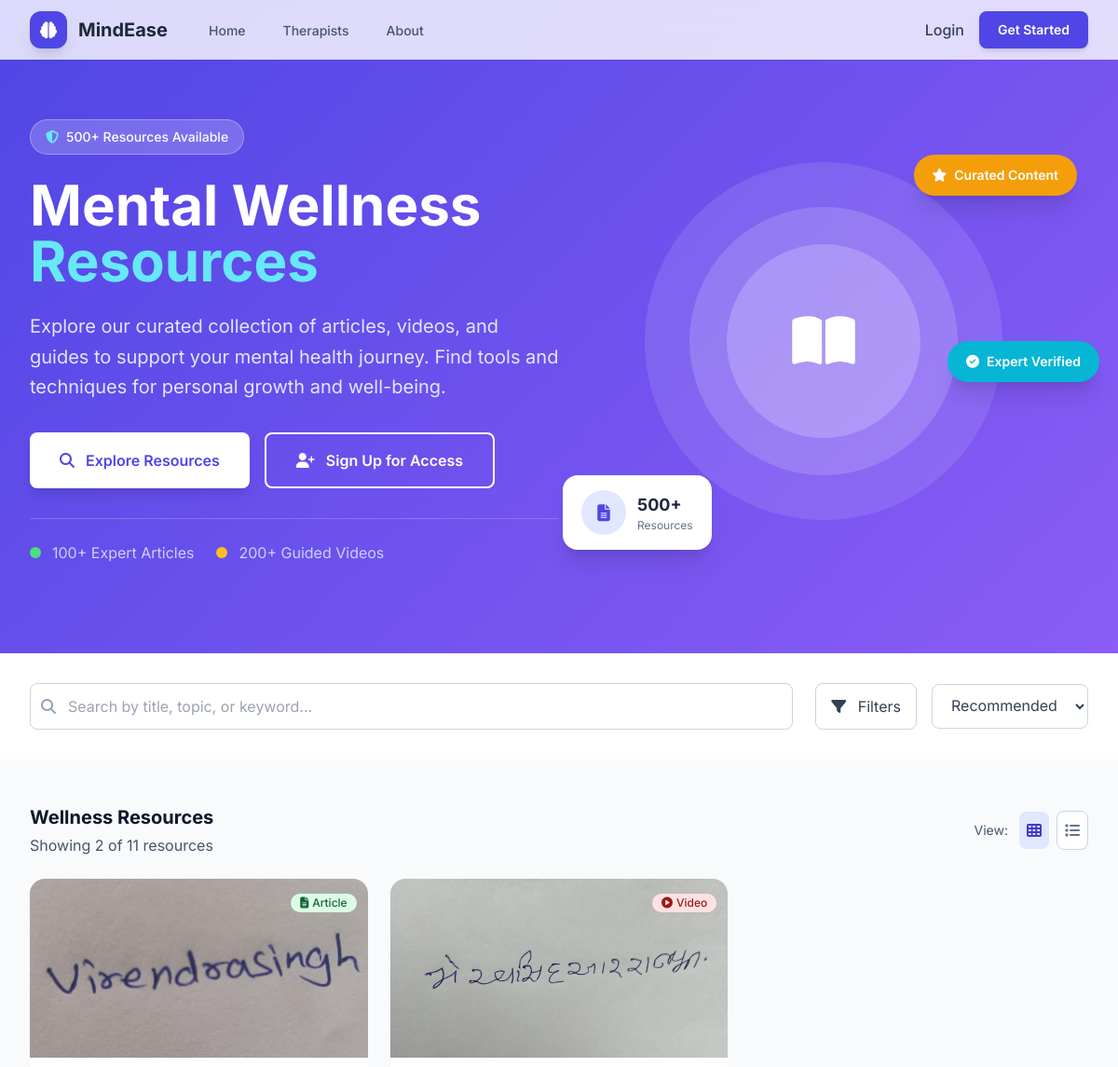
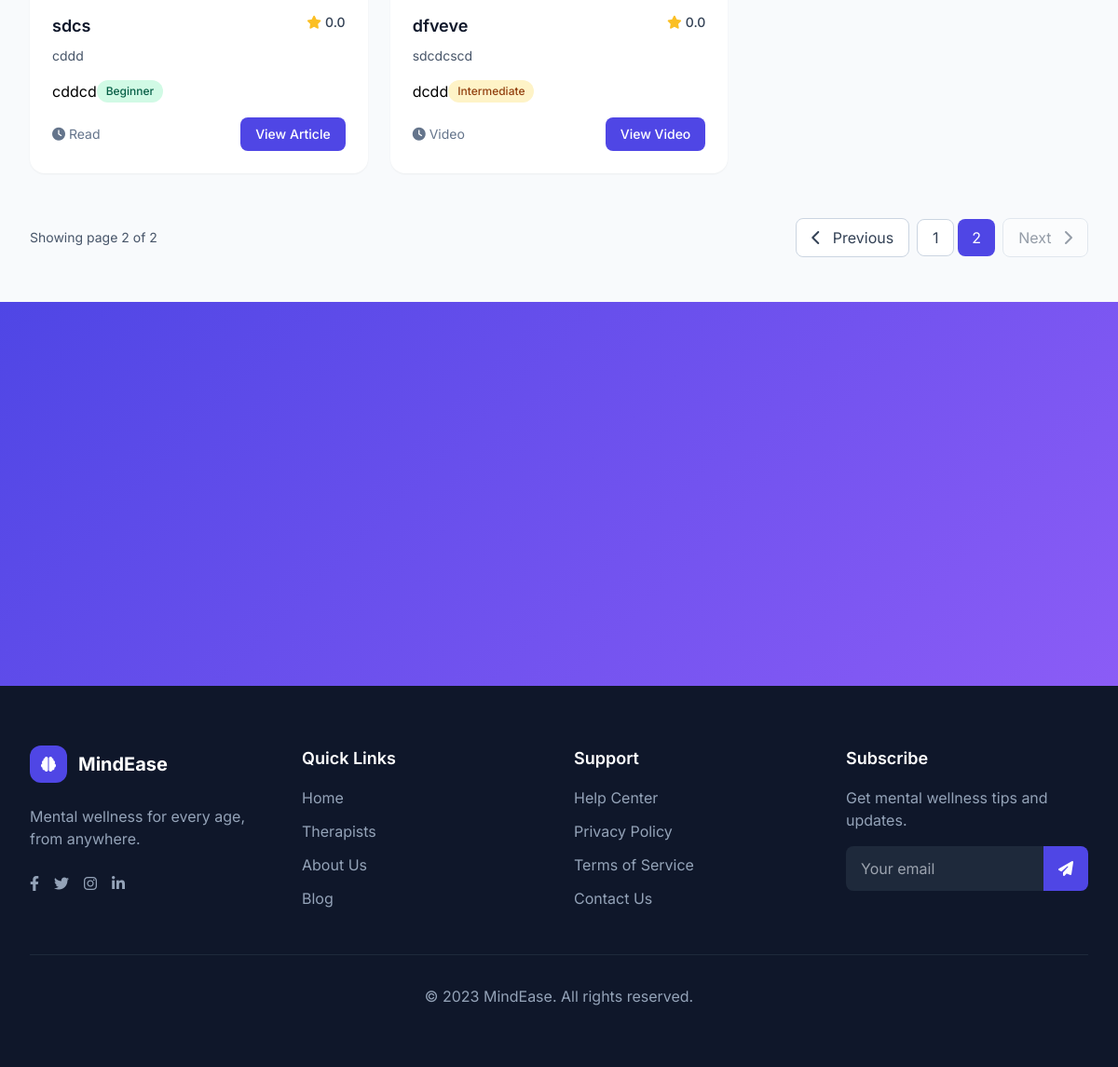
Screenshot of /resources/?page=2 with the database file from the repository (2 pictures, top to bottom).
### resources/models.py (models this page shows, shortened)
class Resources(models.Model):
    TYPE_CHOICES = [
        ('Article', 'Article'),
        ('Video', 'Video'),
        ('PDF', 'PDF'),
        ('Audio', 'Audio'),
    ]
    DIFFICULTY_CHOICES = [
        ('beginner', 'Beginner'),
        ('intermediate', 'Intermediate'),
        ('advanced', 'Advanced'),
    ]
    Counsellor = models.ForeignKey(accounts.Counsellor, on_delete=models.SET_NULL, null=True, blank=True)
    title = models.CharField(max_length=200)
    type = models.CharField(max_length=10, choices=TYPE_CHOICES)
    category = models.CharField(max_length=100)
    difficulty = models.CharField(max_length=12, choices=DIFFICULTY_CHOICES)
    image = models.ImageField(upload_to='resources/images/', blank=False, null=False)
    link = models.URLField(max_length=200)
    description = models.TextField()
    duration = models.CharField(max_length=50, blank=True)
    rating = models.FloatField(default=0.0)
    featured = models.BooleanField(default=False)
    views = models.PositiveIntegerField(default=0)
    created_at = models.DateTimeField(auto_now_add=True)
    class Meta:
            ordering = ['-featured', '-rating', '-created_at']  # default ordering

### resources/views.py (the view)
# urls.py: path('resources/', resource_list, name='resource_list'),
def resource_list(request):
    qs = Resources.objects.all()
    search = request.GET.get('search', '').strip()
    types = request.GET.getlist('type')          # multi-select
    categories = request.GET.getlist('category') # multi-select
    difficulty = request.GET.get('difficulty', '')  # single
    sort = request.GET.get('sort', 'recommended')
    page = request.GET.get('page', 1)
    if search:
        qs = qs.filter(
            Q(title__icontains=search) |
            Q(description__icontains=search) |
            Q(category__icontains=search)
        )
    if types:
        qs = qs.filter(type__in=types)
    if categories:
        qs = qs.filter(category__in=categories)
    if difficulty and difficulty.lower() != 'any':
        qs = qs.filter(difficulty__iexact=difficulty)
    if sort == 'newest':
        qs = qs.order_by('-created_at')
    elif sort == 'popular':
        qs = qs.order_by('-views', '-rating')
    elif sort == 'title':
        qs = qs.order_by('title')
    else:  # recommended (default)
        qs = qs.order_by('-featured', '-rating', '-created_at')
    ITEMS_PER_PAGE = 9
    paginator = Paginator(qs, ITEMS_PER_PAGE)
    page_obj = paginator.get_page(page)
    context = {
        'page_obj': page_obj,
        'resources': page_obj.object_list,
        'total_resources': qs.count(),
        'selected_search': search,
        'selected_types': types,
        'selected_categories': categories,
        'selected_difficulty': difficulty or 'any',
        'selected_sort': sort,
        'all_types': [t[0] for t in Resources.TYPE_CHOICES],
        'all_categories': Resources.objects.order_by().values_list('category', flat=True).distinct(),
    }
    return render(request, 'resources/resources.html', context)

### resources/templates/resources/resources.html (shortened to what this page needs)
{% extends 'base.html' %}
{% load query_transform %}
{% block content %}
<section class="hero-gradient text-white pt-24 pb-20 md:pt-32 md:pb-24 overflow-hidden relative">
    <div class="absolute inset-0 opacity-10">
        <div class="absolute inset-0" style=""></div>
    </div>
    <div class="max-w-7xl mx-auto px-4 sm:px-6 lg:px-8 relative z-10">
        <div class="flex flex-col lg:flex-row items-center justify-between">
            <div class="lg:w-1/2 mb-12 lg:mb-0 animate-slide-up">
                <div class="inline-flex items-center px-4 py-2 rounded-full bg-white bg-opacity-20 text-sm font-medium mb-6 backdrop-blur-sm border border-white border-opacity-30">
                    <i class="fas fa-shield-alt mr-2 text-cyan-300"></i> 500+ Resources Available
                </div>
                <h1 class="text-4xl md:text-5xl lg:text-6xl font-bold leading-tight mb-6">
                    Mental Wellness
                    <span class="text-cyan-300 block">Resources</span>
                </h1>
                <p class="text-xl text-indigo-100 mb-8 max-w-2xl leading-relaxed">
                    Explore our curated collection of articles, videos, and guides to support your mental health journey. Find tools and techniques for personal growth and well-being.
                </p>
                <div class="flex flex-col sm:flex-row space-y-4 sm:space-y-0 sm:space-x-4">
                    <a href="#resources-section" class="bg-white text-indigo-600 px-8 py-4 rounded-lg font-semibold text-center hover:bg-indigo-50 transition-all shadow-lg hover:shadow-xl animate-scale flex items-center justify-center">
                        <i class="fas fa-search mr-3"></i>
                        Explore Resources
                    </a>
                    {% if not user.is_authenticated %}
                    <a href="{% url 'register' %}" class="bg-transparent border-2 border-white text-white px-8 py-4 rounded-lg font-semibold text-center hover:bg-white hover:bg-opacity-10 transition-all flex items-center justify-center">
                        <i class="fas fa-user-plus mr-3"></i>
                        Sign Up for Access
                    </a>
                    {% endif %}
                </div>
                <div class="flex flex-wrap gap-6 mt-8 pt-6 border-t border-white border-opacity-20">
                    <div class="flex items-center">
                        <div class="w-3 h-3 bg-green-400 rounded-full mr-3"></div>
                        <span class="text-indigo-200">100+ Expert Articles</span>
                    </div>
                    <div class="flex items-center">
                        <div class="w-3 h-3 bg-amber-400 rounded-full mr-3"></div>
                        <span class="text-indigo-200">200+ Guided Videos</span>
                    </div>
                </div>
            </div>
            <div class="lg:w-1/2 flex justify-center relative">
                <div class="relative w-full max-w-lg">
                    <div class="w-72 h-72 md:w-96 md:h-96 rounded-full bg-white bg-opacity-10 flex items-center justify-center mx-auto floating-element">
                        <div class="w-56 h-56 md:w-72 md:h-72 rounded-full bg-white bg-opacity-15 flex items-center justify-center pulse-slow">
                            <div class="w-40 h-40 md:w-52 md:h-52 rounded-full bg-white bg-opacity-20 flex items-center justify-center">
                                <i class="fas fa-book-open text-white text-5xl md:text-6xl"></i>
                            </div>
                        </div>
                    </div>
                    <div class="absolute -top-2 -right-4 bg-amber-500 text-white px-5 py-3 rounded-full text-sm font-semibold shadow-xl floating-element" style="animation-delay: 1s;">
                        <div class="flex items-center">
                            <i class="fas fa-star mr-2"></i>
                            <span>Curated Content</span>
                        </div>
                    </div>
                    <div class="absolute -bottom-8 -left-6 bg-white text-slate-800 px-5 py-4 rounded-2xl shadow-xl floating-element" style="animation-delay: 2s;">
                        <div class="flex items-center">
                            <div class="w-12 h-12 rounded-full bg-indigo-100 text-indigo-600 flex items-center justify-center mr-3">
                                <i class="fas fa-file-alt text-lg"></i>
                            </div>
                            <div>
                                <div class="font-bold text-lg">500+</div>
                                <div class="text-xs text-slate-500">Resources</div>
                            </div>
                        </div>
                    </div>
                    <div class="absolute top-1/2 -right-10 bg-cyan-500 text-white px-5 py-3 rounded-full text-sm font-semibold shadow-xl floating-element" style="animation-delay: 3s;">
                        <div class="flex items-center">
                            <i class="fas fa-check-circle mr-2"></i>
                            <span>Expert Verified</span>
                        </div>
                    </div>
                </div>
            </div>
        </div>
    </div>
</section>
<section id="resources-section" class="py-8 bg-white">
  <div class="max-w-7xl mx-auto px-4 sm:px-6 lg:px-8">
    <form id="filters-form" method="get" action="{% url 'resource_list' %}">
      <div class="flex flex-col lg:flex-row gap-6">
        <div class="flex-1">
          <div class="relative">
            <div class="absolute inset-y-0 left-0 pl-3 flex items-center pointer-events-none">
            </div>
            <input
              type="text"
              name="search"
              value="{{ selected_search }}"
              class="block w-full pl-10 pr-3 py-3 border border-slate-300 rounded-lg"
              placeholder="Search by title, topic, or keyword..."
            >
          </div>
        </div>
        <div class="flex space-x-4 items-center">
          <button type="button" onclick="document.getElementById('filters-panel').classList.toggle('hidden');" class="bg-white border border-slate-300 text-slate-700 px-4 py-3 rounded-lg">
            <i class="fas fa-filter mr-2"></i> Filters
          </button>
          <select name="sort" onchange="this.form.submit()" class="bg-white border border-slate-300 text-slate-700 px-4 py-3 rounded-lg">
            <option value="recommended" {% if selected_sort == 'recommended' %}selected{% endif %}>Recommended</option>
          </select>
        </div>
      </div>
    </form>
  </div>
</section>
<section class="py-12 bg-slate-50">
  <div class="max-w-7xl mx-auto px-4 sm:px-6 lg:px-8">
    <div class="flex flex-col md:flex-row justify-between items-start md:items-center mb-6">
      <div>
        <h2 class="text-xl font-bold text-slate-900">Wellness Resources</h2>
        <p id="results-count" class="text-slate-600 mt-1">Showing <span id="showing-count">{{ resources|length }}</span> of {{ total_resources }} resources</p>
      </div>
      <div class="mt-4 md:mt-0">
        <div class="flex items-center text-slate-600">
          <span class="text-sm mr-3">View:</span>
          <button id="view-grid" onclick="document.getElementById('resources-grid').classList.remove('list-view');" class="p-2 rounded-lg bg-indigo-100 text-indigo-700 mr-2">
            <i class="fas fa-th"></i>
          </button>
          <button id="view-list" onclick="document.getElementById('resources-grid').classList.add('list-view');" class="p-2 rounded-lg bg-white text-slate-500 border border-slate-300">
            <i class="fas fa-list"></i>
          </button>
        </div>
      </div>
    </div>
    <div id="resources-grid" class="grid grid-cols-1 md:grid-cols-2 lg:grid-cols-3 gap-6">
      {% for resource in resources %}
      <div class="bg-white rounded-2xl overflow-hidden shadow-sm card-hover">
        <div class="relative">
            <img src="{{ resource.image.url }}" alt="{{ resource.title }}" class="w-full h-48 object-cover">
          <div class="absolute top-3 right-3">
            <span class="inline-flex items-center px-2.5 py-0.5 rounded-full text-xs font-medium {% if resource.type == 'Article' %}bg-green-100 text-green-800{% elif resource.type == 'Video' %}bg-red-100 text-red-800{% elif resource.type == 'PDF' %}bg-blue-100 text-blue-800{% else %}bg-purple-100 text-purple-800{% endif %}">
              <i class="{% if resource.type == 'Article' %}fas fa-file-alt{% elif resource.type == 'Video' %}fas fa-play-circle{% elif resource.type == 'PDF' %}fas fa-file-pdf{% else %}fas fa-headphones{% endif %} mr-1"></i>
              {{ resource.type }}
            </span>
          </div>
        </div>
        <div class="p-6">
          <div class="flex justify-between items-start mb-2">
            <h3 class="font-semibold text-slate-900 text-lg">{{ resource.title }}</h3>
            <div class="flex items-center text-amber-400 text-sm">
              <i class="fas fa-star"></i>
              <span class="text-slate-700 font-medium ml-1">{{ resource.rating }}</span>
            </div>
          </div>
          <div class="mb-4">
            <p class="text-slate-600 text-sm">{{ resource.description|truncatechars:150 }}</p>
          </div>
          <div class="flex flex-wrap mb-4">
            <span class="resource-tag">{{ resource.category }}</span>
            <span class="inline-flex items-center px-2.5 py-0.5 rounded-full text-xs font-medium {% if resource.difficulty == 'beginner' %}bg-emerald-100 text-emerald-800{% elif resource.difficulty == 'intermediate' %}bg-amber-100 text-amber-800{% else %}bg-red-100 text-red-800{% endif %}">
              {{ resource.get_difficulty_display }}
            </span>
          </div>
          <div class="flex justify-between items-center">
            <div class="text-slate-500 text-sm flex items-center">
              <i class="fas fa-clock mr-1"></i>
              <span>
                {% if resource.type == 'Video' %} Video
                {% elif resource.type == 'PDF' %} PDF
                {% else %} Read
                {% endif %}
              </span>
            </div>
            <a href="{{ resource.link }}" class="bg-indigo-600 text-white px-4 py-2 rounded-lg text-sm font-medium hover:bg-indigo-700 transition-colors" target="_blank" rel="noopener noreferrer">
              View {{ resource.type }}
            </a>
          </div>
        </div>
      </div>
      {% empty %}
      <p class="text-slate-600">No resources found.</p>
      {% endfor %}
    </div>
    <div class="mt-12 flex flex-col sm:flex-row items-center justify-between">
      <div class="text-sm text-slate-600 mb-4 sm:mb-0">
        Showing page {{ page_obj.number }} of {{ page_obj.paginator.num_pages }}
      </div>
      <div class="flex items-center space-x-2">
        {% with request.GET.urlencode as current_qs %}
          {% if page_obj.has_previous %}
            <a href="?{% query_transform request page=page_obj.previous_page_number %}" class="px-4 py-2 bg-white border border-slate-300 text-slate-700 rounded-lg hover:bg-slate-50">
              <i class="fas fa-chevron-left mr-2"></i> Previous
            </a>
          {% else %}
            <button class="px-4 py-2 bg-white border border-slate-300 text-slate-700 rounded-lg opacity-50 cursor-not-allowed" disabled>
              <i class="fas fa-chevron-left mr-2"></i> Previous
            </button>
          {% endif %}
          <div class="flex space-x-1">
            {% for p in page_obj.paginator.get_elided_page_range %}
              {% if p == '…' %}
                <span class="w-10 h-10 flex items-center justify-center rounded-lg bg-white border border-slate-200 text-slate-500">…</span>
              {% elif p == page_obj.number %}
                <span class="w-10 h-10 flex items-center justify-center rounded-lg bg-indigo-600 text-white">{{ p }}</span>
              {% else %}
                <a href="?{% query_transform request page=p %}" class="w-10 h-10 flex items-center justify-center rounded-lg bg-white border border-slate-300 text-slate-700 hover:bg-slate-50">{{ p }}</a>
              {% endif %}
            {% endfor %}
          </div>
          {% if page_obj.has_next %}
            <a href="?{% query_transform request page=page_obj.next_page_number %}" class="px-4 py-2 bg-white border border-slate-300 text-slate-700 rounded-lg hover:bg-slate-50">
              Next <i class="fas fa-chevron-right ml-2"></i>
            </a>
          {% else %}
            <button class="px-4 py-2 bg-white border border-slate-300 text-slate-700 rounded-lg opacity-50 cursor-not-allowed" disabled>
              Next <i class="fas fa-chevron-right ml-2"></i>
            </button>
          {% endif %}
        {% endwith %}
      </div>
    </div>
  </div>
</section>
<section class="py-20 hero-gradient text-white">
    <div class="max-w-4xl mx-auto px-4 sm:px-6 lg:px-8 text-center">
    </div>
</section>
{% endblock %}

### rows the page displays
Resources: image (picture), type "Article", title "sdcs", rating "0.0", description "cddd", category "cddcd", difficulty "Beginner", shows "Read"
Resources: image (picture), type "Video", title "dfveve", rating "0.0", description "sdcdcscd", category "dcdd", difficulty "Intermediate"

### other values shown
{{ resources|length }} "2"
{{ total_resources }} "11"
{{ page_obj.number }} "2"
{{ page_obj.paginator.num_pages }} "2"
{{ p }} "1"
{{ p }} "2"
